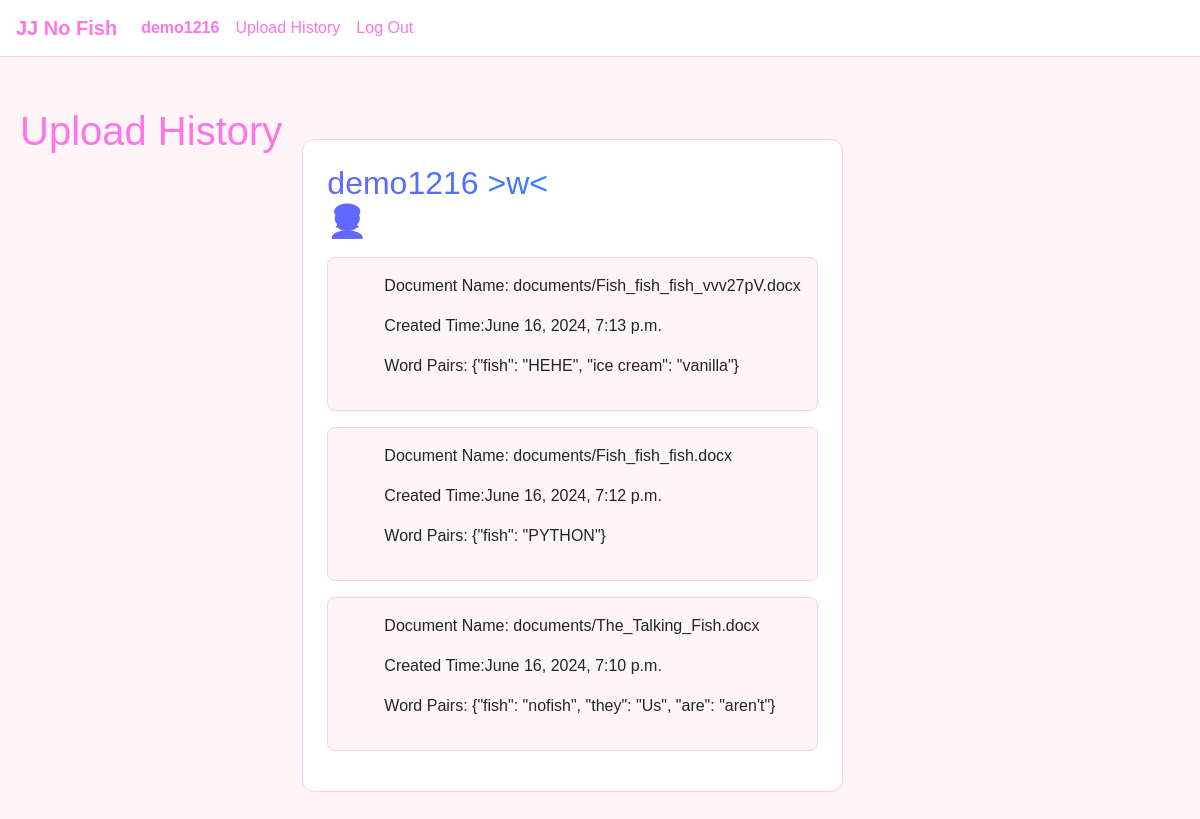
The page /history/2/ (signed in) on the database its author committed.
### capstone/models.py (models this page shows)
class User(AbstractUser):
    fish_word = models.CharField(max_length=1000)
    replacement_word = models.CharField(max_length=1000)
    pass

class UploadedDocument(models.Model):
    document = models.FileField(upload_to='documents/')
    created_time = models.DateTimeField(auto_now_add=True)
    user = models.ForeignKey(settings.AUTH_USER_MODEL, on_delete=models.CASCADE, null=True)
    modified_document = models.FileField(upload_to='modified_documents/', blank=True, null=True)
    word_pairs = models.JSONField(null=True, blank=True)

### capstone/views.py (the view)
# urls.py: path("history/<int:user_id>/", views.history, name="history"),
def history(request, user_id):
    profile_user = User.objects.get(id=user_id)
    histories = UploadedDocument.objects.filter(user=profile_user)
    histories =  histories.order_by("-created_time").all()
    return render(request, 'capstone/history.html', {"histories": histories})

### templates/capstone/history.html (shortened to what this page needs)
{% extends "capstone/layout.html" %}
{% load static %}
{% block body %}
    <div class="main">
        <h1>Upload History</h1>
        {% if user.is_authenticated %}
        <div class="histories">
        <h2 class="rainbow rainbow_text_animated"> {{user}} >w< <p style="font-size:80">&#128110;</p></h2>
        {% for history in histories %}
            <div class="history">
            <ul>Document Name: {{history.document}}</ul>
            <ul>Created Time:{{history.created_time}}</ul>
            <ul>Word Pairs: {{history.word_pairs}}</ul>
         </div>
        {% endfor %}
        </div>
        {% endif %}
    </div>
{% endblock %}

### templates/capstone/layout.html (shortened to what this page needs)
{% load static %}
<!DOCTYPE html>
<html lang="en">
    <head>
        <link rel="stylesheet" href="https://stackpath.bootstrapcdn.com/bootstrap/4.4.1/css/bootstrap.min.css">
        <link rel="stylesheet" href="{% static 'capstone/style.css' %}">
    </head>
    <body>
        <nav class="navbar navbar-expand-lg navbar-light bg-light">
            <a class="navbar-brand" href="/">JJ No Fish</a>
            <div>
              <ul class="navbar-nav mr-auto">
                {% if user.is_authenticated %}
                    <li class="nav-item">
                        <a class="nav-link" href="/"><strong>{{ user.username }}</strong></a>
                    </li>
                {% endif %}
                {% if user.is_authenticated %}
                    <li class="nav-item">
                        <a class="nav-link" href="{% url 'history' user_id=user.id %}">Upload History</a>
                    </li>
                    <li class="nav-item">
                        <a class="nav-link" href="{% url 'logout' %}">Log Out</a>
                    </li>
                {% endif %}
              </ul>
            </div>
          </nav>
        <div class="body">
            {% block body %}
            {% endblock %}
        </div>
    </body>
</html>

### capstone/static/capstone/style.css (style rules this page uses)
body { font-family: Arial, sans-serif; background-color: #fff5f9; margin: 0; min-height: 100vh; }
.navbar { background-color: white !important; box-shadow: 0 1px 3px rgba(255, 192, 203, 0.1); border-bottom: 1px solid #ffc9f5; }
.navbar-brand { color: #ff75e6 !important; font-weight: bold; }
.nav-link { color: #ff75e6 !important; transition: color 0.3s ease; }
.main { max-width: 1200px; margin: 30px auto; padding: 20px; display: flex; flex-direction: column; gap: 20px; }
@media (min-width: 768px) { .main { flex-direction: row; } }
h1, h2 { color: #ff75e6; margin-bottom: 1rem; }
.rainbow_text_animated { background: linear-gradient(to right, #6666ff, #0099ff , #00ff00, #ff3399, #6666ff); -webkit-background-clip: text; background-clip: text; color: transparent; animation: rainbow_animation 6s ease-in-out infinite; background-size: 400% 100%; }
.histories { background: white; border: 1px solid #ffc9f5; border-radius: 12px; padding: 1.5rem; margin-top: 2rem; }
.history { border: 1px solid #ffc9f5; border-radius: 8px; padding: 1rem; margin-bottom: 1rem; background: #fff5f9; }

### rows shown on the page
User: username "demo1216"
UploadedDocument: document "documents/Fish_fish_fish_vvv27pV.docx", created_time "June 16, 2024, 7:13 p.m.", word_pairs "{\"fish\": \"HEHE\", \"ice cream\": \"vanilla\"}"
UploadedDocument: document "documents/Fish_fish_fish.docx", created_time "June 16, 2024, 7:12 p.m.", word_pairs "{\"fish\": \"PYTHON\"}"
UploadedDocument: document "documents/The_Talking_Fish.docx", created_time "June 16, 2024, 7:10 p.m.", word_pairs "{\"fish\": \"nofish\", \"they\": \"Us\", \"are\": \"aren't\"}"
